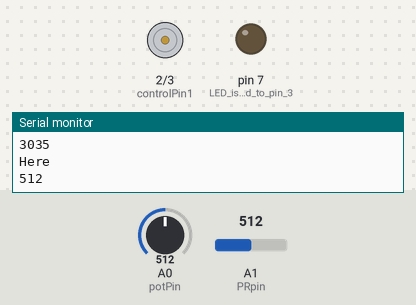
This sketch was run on a simulated Arduino Uno, built with avr-gcc and run on an emulated ATmega328P. Shown: motor-driver pin pairs drawn as motors (green arrow = first pin HIGH = forward, orange = second pin HIGH = backward, longer = more drive, scaled by the enable pin), output pins drawn as LEDs (lit = HIGH), the last lines printed to the serial monitor. The inputs (shaded band) are chosen by the test bench; at power-on: A1 (PRpin) = 512, A0 (potPin) = 512.

Above: at 2.0 s.
2.1 s: A1 (PRpin) set to 21
3.6 s: A1 (PRpin) set to 18
At 5.0 s:
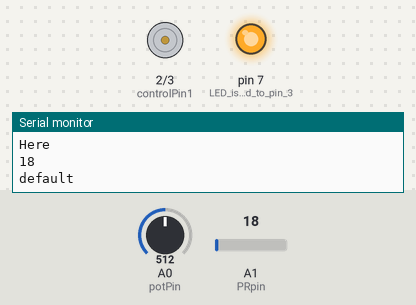
5.5 s: A1 (PRpin) set to 122
At 6.5 s:
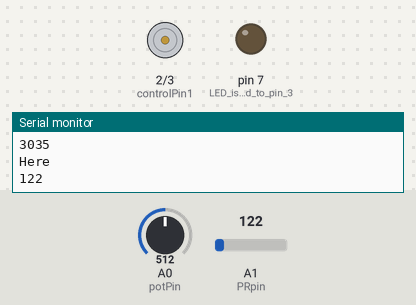
7.3 s: A1 (PRpin) set to 0
At 7.9 s:
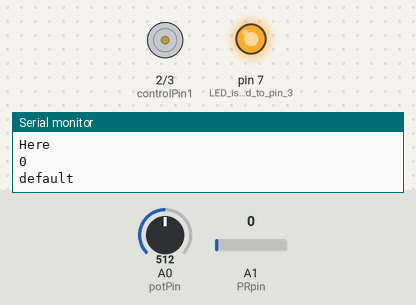
Timing chart, 0 to 10.1 s (numbered marks = the images above; inputs shaded):
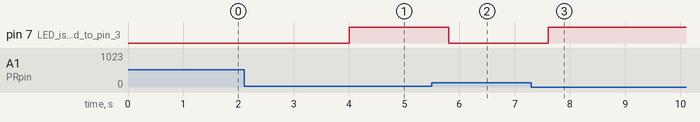

The sketch:

skateboard_code.ino
```cpp
# include <IRremote.h>

#define oneButt 12495
#define twoButt 6375
#define threeButt 31365
#define fourButt 4335
#define fiveButt 14535
#define sixButt 23205
#define plus 43095
#define minus 57375
#define repeat 65325

const int controlPin1 = 2;
const int controlPin2 = 3;
const int enablePin = 9;
const int potPin = A0;

int IRSwitchOnOff = 0;
int previousIRSwitchOnOff = 0;
int IRSwitchDirection = 0;
int previousIRSwitchDirection = 0;


int motorEnabled = 0;
int motorSpeed = 0;
int motorDirection = 1;

const int IRpin = 11;
IRrecv receiver(IRpin); // "create" IR sensor object
decode_results IRoutput;

// declare initial photoresistor (PR) variables
int PRpin = 1;
int PRvalue = 0; // value read by the PR
int PRsens = 20; // sensitivity of PR


void setup() {
  // put your setup code here, to run once:

  Serial.begin(9600);
  pinMode(controlPin1, OUTPUT);
  pinMode(controlPin2, OUTPUT);
  pinMode(enablePin, OUTPUT);
  pinMode(7, OUTPUT); // LED is connected to pin 3 (PMW capable)

  digitalWrite(enablePin, LOW);

  receiver.enableIRIn();

}

void loop() {
  // put your main code here, to run repeatedly:
  delay(300);

 unsigned int currentSetting;
  if (receiver.decode(&IRoutput)){
    unsigned int IRvalue = IRoutput.value;
    switch(IRvalue){ // the following switch case is irrelevant? fix this
      case repeat:
          currentSetting = currentSetting;
          break;
      case oneButt:
          currentSetting = IRvalue; break;
      case twoButt:
          currentSetting = IRvalue; break;
      case threeButt:
          currentSetting = IRvalue; break;
      case plus:
          currentSetting = IRvalue; break;
      case minus:
          currentSetting = IRvalue; break;
      default:
          currentSetting = currentSetting; // might not work
          break;
    }

  }

  IRSwitchOnOff = currentSetting;

  Serial.println(IRSwitchOnOff);
  motorSpeed = analogRead(potPin)/4;

  Serial.print("Here\n");

   if (IRSwitchOnOff != previousIRSwitchOnOff) {
    if (IRSwitchOnOff == oneButt) {
    motorEnabled = !motorEnabled;
   }
   }
   if (IRSwitchOnOff != previousIRSwitchOnOff) {
    if (IRSwitchOnOff == twoButt) {
      motorDirection = !motorDirection;
    }

   }

  if (motorDirection == 1) {
    digitalWrite(controlPin1, HIGH);
    digitalWrite(controlPin2, LOW);
  }

  else {
    digitalWrite(controlPin1, LOW);
    digitalWrite(controlPin2, HIGH);
  }

  if (motorEnabled == 1){
    analogWrite(enablePin, motorSpeed);
  }
  else {
    analogWrite(enablePin, 0);
  }

  previousIRSwitchOnOff = IRSwitchOnOff;
  previousIRSwitchDirection = IRSwitchDirection;

   delay(100);

   PRvalue = analogRead(PRpin); // read data from PR
  Serial.println(PRvalue);
  //Serial.println(PRvalue); // print resistor value

  // turn LED on if the value read by the PR is less than the
  // set sensitivity of the PR (PRsens)
  if (PRvalue < PRsens){
    if (currentSetting == fourButt){ // regular lights
        digitalWrite(7,HIGH);
        delay(100);
        Serial.print("regular lights on, setting = ");
        Serial.print(currentSetting);
        Serial.print(",  PRvalue = ");
        Serial.println(PRvalue);
    } /*
    else if (currentSetting == twoButt){ // breathing lights
      breathingEffect();
      Serial.print("breathing effect, setting = ");
      Serial.println(currentSetting); }
    */
    else if (currentSetting == fiveButt){ // strobe
      analogWrite(7,255);
      delay(100);
      analogWrite(7,1);
      delay(100);
      Serial.print("strobe lights on, setting = ");
      Serial.print(currentSetting);
      Serial.print(",  PRvalue = ");
      Serial.println(PRvalue);

    }
    else{ digitalWrite(7,HIGH); Serial.println("default");}
  }
  else{
    digitalWrite(7, LOW);
  }


  receiver.resume();
    delay(500);
  currentSetting = 0;

}
```

Measured:
- the behaviour switches between 20 and 19 on A1 (PRpin) (found by bisection; images 0 and 1)
- after the input at 3.6 s, pin 7 (LED_is_connected_to_pin_3): LOW → HIGH after 0.40 s
- after the input at 5.5 s, pin 7 (LED_is_connected_to_pin_3): HIGH → LOW after 0.31 s
- after the input at 7.3 s, pin 7 (LED_is_connected_to_pin_3): LOW → HIGH after 0.31 s
